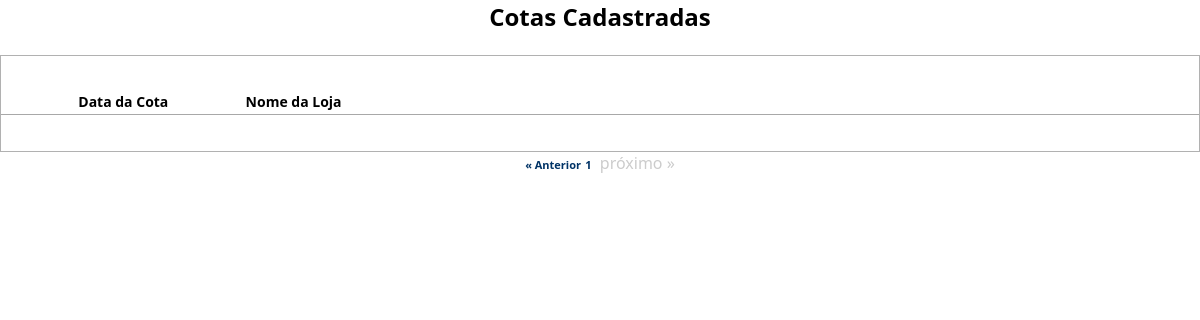
The app's page /visualiza_cotas.php?pg=1, older data.
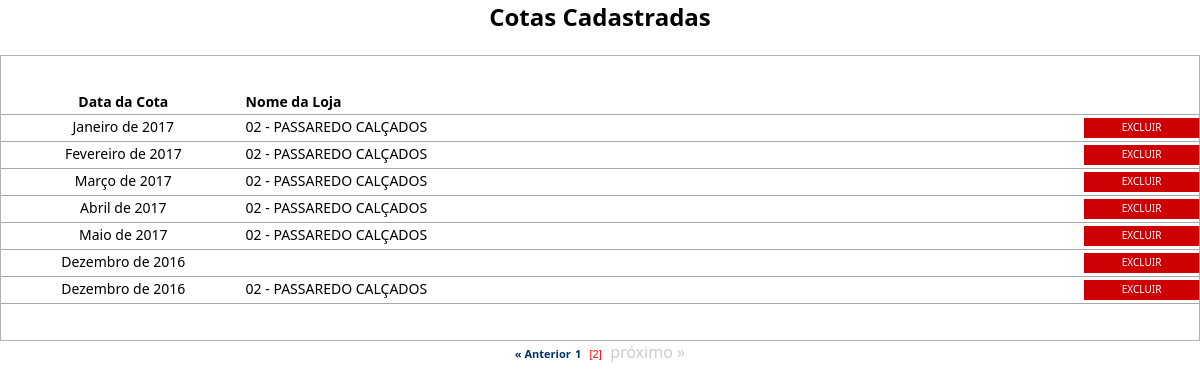
The same page, newer data.
### tables this page shows
CREATE TABLE `cotas` (
  `id_cotas` int(10) unsigned NOT NULL AUTO_INCREMENT,
  `nome_loja` varchar(100) DEFAULT NULL,
  `fornecedor` varchar(50) NOT NULL,
  `mes_cota` varchar(10) DEFAULT NULL,
  `ano_cota` varchar(15) DEFAULT NULL,
  `cota_mensal` float DEFAULT NULL,
  `cota_saldo` float DEFAULT NULL,
  PRIMARY KEY (`id_cotas`)
);

### processos/database.php (called while the page is built, shortened)
<?php
function DBRead ($table, $params = null, $fields = '*') {
	$params = ($params) ? " {$params}" : null;
		$query = "SELECT {$fields} FROM {$table}{$params}";
		$result = DBExecute($query);
		if (!mysqli_num_rows($result))
			return false;
		else {
			while ($res = mysqli_fetch_assoc($result)) {
				$data[] = $res;
			}
			return $data;
		}
}
function DBExecute($query){
	$link = DBConnect();
	$result = @mysqli_query($link, $query) or die (mysqli_error($link));
	return $result;
}
?>

### visualiza_cotas.php (the view, shortened to what this page needs)
<!doctype html>
<html>
<head>
<link href="css/style.css" rel="stylesheet" type="text/css">
<link href="css/style.css" rel="stylesheet" type="text/css">
<link rel="stylesheet" href="css/menu.css">
</head>
<body>
<center><h2> Cotas Cadastradas </h2></center>
<br />
<table width="100%" border="0" cellpadding="0" cellspacing="0" class="table">
	<tr class="linha">
		<td class="linha" width="20%" align="center"><b>Data da Cota</b></td>
		<td class="linha"><b>Nome da Loja</b></td>
    <td width="10%" align="center" class="linha"></td>
	</tr>
<?php
require 'processos/database.php';
  $numreg = 15;
  $inicial = $_GET['pg'] * $numreg;
	$cotas = DBRead ("cotas", "ORDER BY mes_cota AND ano_cota ASC LIMIT $inicial, $numreg", "id_cotas, nome_loja, mes_cota, ano_cota");
  $sql = DBRead ("cotas");
  $quant = count($sql);
		foreach ($cotas as $ct){
		?>
	<tr onmouseover="ChangeColor(this, true);" onmouseout="ChangeColor(this, false);">
		<td class="linha" align="center" valign="middle" onclick="DoNav('altera_cota.php?id=<?php echo $ct['id_cotas'];?>');">
      <?php echo $ct['mes_cota'].' de '.$ct['ano_cota'];?>
    </td>
		<td class="linha espaco" valign="middle" onclick="DoNav('altera_cota.php?id=<?php echo $ct['id_cotas'];?>');">
      <?php echo $ct['nome_loja']; ?>
    </td>
	  <td class="linha espaco" valign="middle">
      <span class="excluir">
        <a href="javascript:aviso('<?=$ct['id_cotas'];?>');">Excluir</a>
      </span>
    </td>
  </tr>
<?php
	}
?>
</table>
<center>
<?php
  require "paginacao.php";
?>
</center>
</body>
</html>

### paginacao.php (shortened to what this page needs)
<?php
$quant_pg = ceil($quant/$numreg);
$quant_pg++;
if ( @$_GET['pg'] > 0) {
echo "<a href=".$_SERVER['PHP_SELF']."?pg=".(@$_GET['pg']-1)." class=pg ><b>&laquo; Anterior</b></a>";
} else {
echo "<font color=#CCCCCC>&laquo; anterior </font>";
}
for($i_pg=1; $i_pg<$quant_pg;$i_pg++) {
if (@$_GET['pg'] == ($i_pg-1)) {
echo "&nbsp;<span class=pgoff>[$i_pg]</span>&nbsp;";
} else {
$i_pg2 = $i_pg-1;
echo "&nbsp;<a href=".$_SERVER['PHP_SELF']."?pg=$i_pg2 class=pg><b>$i_pg</b></a>&nbsp;";
}
}
if ((@$_GET['pg']+2) < $quant_pg) {
echo "<a href=".$_SERVER['PHP_SELF']."?pg=".(@$_GET['pg']+1)." class=pg ><b>próximo &raquo;</b></a>";
} else {
echo "<font color=#CCCCCC>  próximo &raquo;</font>";
}
?>

### css/style.css (style rules this page uses)
html { height: 89%; padding: 0; margin: 0; }
body { height: 99%; padding: 0; margin: 0; }
* { padding: 0; margin: 0; font-family: Segoe, "Segoe UI", "DejaVu Sans", "Trebuchet MS", Verdana, sans-serif; }
.table { width: 100%; border: 1px solid #B1B1B1; padding: 3% 0 3% 0; }
.table td { font-size: 14px; padding: 0 0 3px 5px; }
.linha { border-bottom: 1px solid hsla(0,0%,66%,1.00); padding: 5px 3px 3px 3px; }
.espaco { padding-left: 70px; }
a { color: #000000; text-decoration: none; font-size: 14px; }
.excluir a { width: auto; display: block; text-decoration: none; color: #FFFFFF; font-size: 10px; margin-top: 3px; padding: 2px 10px 4px 10px; background-color: #CD0104; transition: all 0.5s linear; -o-transition: all 0.5s linear; -webkit-transition: all 0.5s linear; -moz-transition: all 0.5s linear; text-transform: uppercase; border:none; outline: none; cursor: pointer; -webkit-appearance:none; text-align: center; }

### paginacao.php (style rules this page uses)
a.pg { font-family: Verdana, Arial, Helvetica; font-size: 11px; color: #003366; text-decoration: none }

Row changes from the older to the newer data that the page shows:
added cotas: mes_cota "Janeiro", ano_cota "2017", nome_loja "02 - PASSAREDO CALÇADOS"
added cotas: mes_cota "Fevereiro", ano_cota "2017", nome_loja "02 - PASSAREDO CALÇADOS"
added cotas: mes_cota "Março", ano_cota "2017", nome_loja "02 - PASSAREDO CALÇADOS"
added cotas: mes_cota "Abril", ano_cota "2017", nome_loja "02 - PASSAREDO CALÇADOS"
added cotas: mes_cota "Maio", ano_cota "2017", nome_loja "02 - PASSAREDO CALÇADOS"
added cotas: mes_cota "Dezembro", ano_cota "2016"
added cotas: mes_cota "Dezembro", ano_cota "2016", nome_loja "02 - PASSAREDO CALÇADOS"
Text that changed along with them:
new list line: "[ 2 ]"
